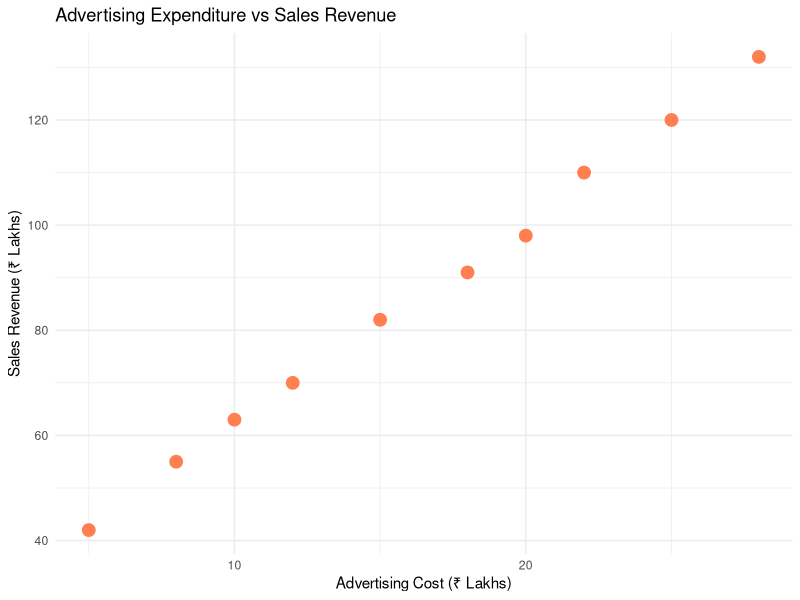

Write the R code that produced this figure.
library(ggplot2)

q4_data <- data.frame(
  Month = c("Jan", "Feb", "Mar", "Apr", "May", "Jun", "Jul", "Aug", "Sep", "Oct"),
  Ad_Cost = c(5, 8, 10, 12, 15, 18, 20, 22, 25, 28),
  Sales = c(42, 55, 63, 70, 82, 91, 98, 110, 120, 132)
)

ggplot(q4_data, aes(x = Ad_Cost, y = Sales)) +
  geom_point(color = "coral", size = 4) +
  theme_minimal() +
  labs(title = "Advertising Expenditure vs Sales Revenue",
       x = "Advertising Cost (₹ Lakhs)",
       y = "Sales Revenue (₹ Lakhs)")
